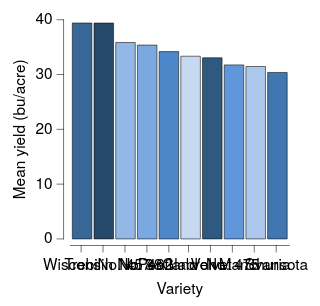

The Vega-Lite source for this figure:
### Vega-Lite specification from a JSON file in a GitHub repository (floating-point values rounded to 4 significant figures)
{"background": null, "config": {"arc": {"fill": "black", "fillOpacity": 1.0, "innerRadius": 25.0, "padAngle": 0.03, "stroke": "black", "strokeOpacity": 1, "strokeWidth": 0.25}, "area": {"fill": "black", "fillOpacity": 1.0, "stroke": "black", "strokeOpacity": 1, "strokeWidth": 0.25}, "axis": {"domain": true, "domainCap": "round", "domainColor": "black", "domainWidth": 0.25, "grid": false, "gridCap": "round", "gridColor": "#F1F1F1", "gridDash": [0, 0], "gridOpacity": 1.0, "gridWidth": 0.25, "labelColor": "black", "labelFont": "HelveticaNeue", "labelFontSize": 7, "labelFontStyle": "normal", "labelFontWeight": 400, "offset": 3, "ticks": true, "tickCap": "round", "tickColor": "black", "tickSize": 3, "tickWidth": 0.25, "titleColor": "black", "titleFont": "HelveticaNeue", "titleFontSize": 7, "titleFontStyle": "normal", "titleFontWeight": 400}, "axisX": {"domain": true, "labelAlign": "center", "labelAngle": 0, "labels": true, "ticks": true, "translate": 0}, "axisY": {"domain": true, "labelAlign": "right", "labelAngle": 0, "labels": true, "ticks": true, "translate": 0}, "axisRight": {"domain": true, "labelAlign": "left", "labelAngle": 0, "labels": true, "ticks": true, "translate": 0}, "axisTop": {"domain": true, "labelAlign": "center", "labelAngle": 0, "labels": true, "ticks": true, "translate": 0}, "bar": {"fill": "black", "fillOpacity": 1.0, "stroke": "black", "strokeOpacity": 1, "strokeWidth": 0.25}, "boxplot": {"size": 8.0, "ticks": {"cornerRadius": 0.25, "fill": "black", "size": 6.0, "thickness": 0.25}, "box": {"fillOpacity": 1.0, "stroke": "black", "strokeOpacity": 1, "strokeWidth": 0.25}, "median": {"fill": "white", "fillOpacity": 1.0, "size": 8.0, "stroke": "black", "strokeOpacity": 1, "strokeWidth": 0.25}, "rule": {"fill": "black", "fillOpacity": 1.0, "size": 10.0, "stroke": "black", "strokeDash": [0, 0], "strokeOpacity": 1, "strokeWidth": 0.25}, "outliers": {"color": "black", "fill": "black", "fillOpacity": 1.0, "size": 0, "stroke": "black", "strokeOpacity": 1, "strokeWidth": 0.25}}, "circle": {"fill": "white", "fillOpacity": 1.0, "size": 2.5, "stroke": "black", "strokeOpacity": 1, "strokeWidth": 0.25}, "errorband": {"band": {"fillOpacity": 0.6, "stroke": null, "strokeWidth": 0.25, "strokeOpacity": 1}, "borders": {"opacity": 0, "strokeOpacity": 0.25, "strokeWidth": 1}}, "errorbar": {"opacity": 1, "rule": {"strokeDash": [0, 0], "strokeWidth": 0.5}, "ticks": {"color": "black", "cornerRadius": 0.25, "opacity": 1, "size": 6.0, "thickness": 0.5}, "thickness": 0.5}, "font": "HelveticaNeue", "geoshape": {"fill": "black", "fillOpacity": 1.0, "stroke": "black", "strokeOpacity": 1, "strokeWidth": 0.25}, "header": {"labelColor": "black", "labelFont": "HelveticaNeue", "labelFontSize": 7, "labelFontStyle": "normal", "labelFontWeight": 400, "titleColor": "black", "titleFont": "HelveticaNeue", "titleFontSize": 7, "titleFontStyle": "normal", "titleFontWeight": 400, "titlePadding": 0}, "legend": {"disable": false, "offset": 3, "gradientLength": 50.0, "gradientThickness": 5.0, "gradientOpacity": 1.0, "gradientStrokeColor": "black", "gradientStrokeWidth": 0.25, "labelColor": "black", "labelFont": "HelveticaNeue", "labelFontSize": 7, "labelFontStyle": "normal", "labelFontWeight": 400, "strokeColor": "black", "strokeWidth": 0, "symbolSize": 42, "symbolStrokeColor": "black", "symbolStrokeWidth": 0.25, "titleColor": "black", "titleFont": "HelveticaNeue", "titleFontSize": 7, "titleFontStyle": "normal", "titleFontWeight": 400}, "line": {"color": "black", "stroke": "black", "strokeCap": "round", "strokeDash": [0, 0], "strokeOpacity": 1, "strokeWidth": 0.375}, "point": {"filled": true, "fill": "black", "fillOpacity": 1.0, "size": 5.0, "stroke": "black", "strokeOpacity": 1, "strokeWidth": 0.25}, "range": {"category": {"scheme": ["#DFE9F7", "#C6D9F1", "#ADC8EC", "#94B8E6", "#7AA8E0", "#6097DA", "#4D87CA", "#4177B1", "#386898", "#2F597F", "#264A69", "#1D3A58"]}, "diverging": {"scheme": ["#DFE9F7", "#C6D9F1", "#ADC8EC", "#94B8E6", "#7AA8E0", "#6097DA", "#4D87CA", "#4177B1", "#386898", "#2F597F", "#264A69", "#1D3A58"]}, "heatmap": {"scheme": ["#DFE9F7", "#C6D9F1", "#ADC8EC", "#94B8E6", "#7AA8E0", "#6097DA", "#4D87CA", "#4177B1", "#386898", "#2F597F", "#264A69", "#1D3A58"]}, "ordinal": {"scheme": ["#DFE9F7", "#C6D9F1", "#ADC8EC", "#94B8E6", "#7AA8E0", "#6097DA", "#4D87CA", "#4177B1", "#386898", "#2F597F", "#264A69", "#1D3A58"]}, "ramp": {"scheme": ["#DFE9F7", "#C6D9F1", "#ADC8EC", "#94B8E6", "#7AA8E0", "#6097DA", "#4D87CA", "#4177B1", "#386898", "#2F597F", "#264A69", "#1D3A58"]}}, "rule": {"color": "black", "stroke": "black", "strokeCap": "round", "strokeDash": [2, 2], "strokeOpacity": 1, "strokeWidth": 0.25}, "scale": {"bandPaddingInner": 0.1, "bandPaddingOuter": 0.1, "round": false}, "rect": {"fill": "black", "fillOpacity": 1.0, "stroke": "black", "strokeOpacity": 1, "strokeWidth": 0.25}, "square": {"fill": "black", "fillOpacity": 1.0, "size": 10.0, "stroke": "black", "strokeOpacity": 1, "strokeWidth": 0.25}, "text": {"color": "black", "font": "HelveticaNeue", "fontSize": 7, "fontStyle": "normal", "fontWeight": 400}, "title": {"anchor": "middle", "frame": "group", "color": "black", "font": "HelveticaNeue", "fontSize": 7, "fontStyle": "normal", "fontWeight": 400, "subtitleColor": "black", "subtitleFont": "HelveticaNeue", "subtitleFontSize": "HelveticaNeue", "subtitleFontStyle": "normal", "subtitleFontWeight": 400}, "view": {"continuousWidth": 100, "continuousHeight": 100, "discreteWidth": 100, "discreteHeight": 100, "fill": null, "stroke": null, "strokeWidth": 0.25}}, "data": {"name": "data-9cc0564cb5591205eeeca8d2429dd11b"}, "mark": {"type": "bar"}, "encoding": {"color": {"field": "variety", "legend": null, "type": "nominal"}, "x": {"field": "variety", "sort": "-y", "title": "Variety", "type": "nominal"}, "y": {"aggregate": "mean", "field": "yield", "title": "Mean yield (bu/acre)", "type": "quantitative"}}, "$schema": "https://vega.github.io/schema/vega-lite/v6.4.1.json", "datasets": {"data-9cc0564cb5591205eeeca8d2429dd11b": [{"yield": 27.0, "variety": "Manchuria", "year": 1931, "site": "University Farm"}, {"yield": 48.87, "variety": "Manchuria", "year": 1931, "site": "Waseca"}, {"yield": 27.43, "variety": "Manchuria", "year": 1931, "site": "Morris"}, {"yield": 39.93, "variety": "Manchuria", "year": 1931, "site": "Crookston"}, {"yield": 32.97, "variety": "Manchuria", "year": 1931, "site": "Grand Rapids"}, {"yield": 28.97, "variety": "Manchuria", "year": 1931, "site": "Duluth"}, {"yield": 43.07, "variety": "Glabron", "year": 1931, "site": "University Farm"}, {"yield": 55.2, "variety": "Glabron", "year": 1931, "site": "Waseca"}, {"yield": 28.77, "variety": "Glabron", "year": 1931, "site": "Morris"}, {"yield": 38.13, "variety": "Glabron", "year": 1931, "site": "Crookston"}, {"yield": 29.13, "variety": "Glabron", "year": 1931, "site": "Grand Rapids"}, {"yield": 29.67, "variety": "Glabron", "year": 1931, "site": "Duluth"}, {"yield": 35.13, "variety": "Svansota", "year": 1931, "site": "University Farm"}, {"yield": 47.33, "variety": "Svansota", "year": 1931, "site": "Waseca"}, {"yield": 25.77, "variety": "Svansota", "year": 1931, "site": "Morris"}, {"yield": 40.47, "variety": "Svansota", "year": 1931, "site": "Crookston"}, {"yield": 29.67, "variety": "Svansota", "year": 1931, "site": "Grand Rapids"}, {"yield": 25.7, "variety": "Svansota", "year": 1931, "site": "Duluth"}, {"yield": 39.9, "variety": "Velvet", "year": 1931, "site": "University Farm"}, {"yield": 50.23, "variety": "Velvet", "year": 1931, "site": "Waseca"}, {"yield": 26.13, "variety": "Velvet", "year": 1931, "site": "Morris"}, {"yield": 41.33, "variety": "Velvet", "year": 1931, "site": "Crookston"}, {"yield": 23.03, "variety": "Velvet", "year": 1931, "site": "Grand Rapids"}, {"yield": 26.3, "variety": "Velvet", "year": 1931, "site": "Duluth"}, {"yield": 36.57, "variety": "Trebi", "year": 1931, "site": "University Farm"}, {"yield": 63.83, "variety": "Trebi", "year": 1931, "site": "Waseca"}, {"yield": 43.77, "variety": "Trebi", "year": 1931, "site": "Morris"}, {"yield": 46.93, "variety": "Trebi", "year": 1931, "site": "Crookston"}, {"yield": 29.77, "variety": "Trebi", "year": 1931, "site": "Grand Rapids"}, {"yield": 33.93, "variety": "Trebi", "year": 1931, "site": "Duluth"}, {"yield": 43.27, "variety": "No. 457", "year": 1931, "site": "University Farm"}, {"yield": 58.1, "variety": "No. 457", "year": 1931, "site": "Waseca"}, {"yield": 28.7, "variety": "No. 457", "year": 1931, "site": "Morris"}, {"yield": 45.67, "variety": "No. 457", "year": 1931, "site": "Crookston"}, {"yield": 32.17, "variety": "No. 457", "year": 1931, "site": "Grand Rapids"}, {"yield": 33.6, "variety": "No. 457", "year": 1931, "site": "Duluth"}, {"yield": 36.6, "variety": "No. 462", "year": 1931, "site": "University Farm"}, {"yield": 65.77, "variety": "No. 462", "year": 1931, "site": "Waseca"}, {"yield": 30.37, "variety": "No. 462", "year": 1931, "site": "Morris"}, {"yield": 48.57, "variety": "No. 462", "year": 1931, "site": "Crookston"}, {"yield": 24.93, "variety": "No. 462", "year": 1931, "site": "Grand Rapids"}, {"yield": 28.1, "variety": "No. 462", "year": 1931, "site": "Duluth"}, {"yield": 32.77, "variety": "Peatland", "year": 1931, "site": "University Farm"}, {"yield": 48.57, "variety": "Peatland", "year": 1931, "site": "Waseca"}, {"yield": 29.87, "variety": "Peatland", "year": 1931, "site": "Morris"}, {"yield": 41.6, "variety": "Peatland", "year": 1931, "site": "Crookston"}, {"yield": 34.7, "variety": "Peatland", "year": 1931, "site": "Grand Rapids"}, {"yield": 32.0, "variety": "Peatland", "year": 1931, "site": "Duluth"}, {"yield": 24.67, "variety": "No. 475", "year": 1931, "site": "University Farm"}, {"yield": 46.77, "variety": "No. 475", "year": 1931, "site": "Waseca"}, {"yield": 22.6, "variety": "No. 475", "year": 1931, "site": "Morris"}, {"yield": 44.1, "variety": "No. 475", "year": 1931, "site": "Crookston"}, {"yield": 19.7, "variety": "No. 475", "year": 1931, "site": "Grand Rapids"}, {"yield": 33.07, "variety": "No. 475", "year": 1931, "site": "Duluth"}, {"yield": 39.3, "variety": "Wisconsin No. 38", "year": 1931, "site": "University Farm"}, {"yield": 58.8, "variety": "Wisconsin No. 38", "year": 1931, "site": "Waseca"}, {"yield": 29.47, "variety": "Wisconsin No. 38", "year": 1931, "site": "Morris"}, {"yield": 49.87, "variety": "Wisconsin No. 38", "year": 1931, "site": "Crookston"}, {"yield": 34.47, "variety": "Wisconsin No. 38", "year": 1931, "site": "Grand Rapids"}, {"yield": 31.6, "variety": "Wisconsin No. 38", "year": 1931, "site": "Duluth"}, {"yield": 26.9, "variety": "Manchuria", "year": 1932, "site": "University Farm"}, {"yield": 33.47, "variety": "Manchuria", "year": 1932, "site": "Waseca"}, {"yield": 34.37, "variety": "Manchuria", "year": 1932, "site": "Morris"}, {"yield": 32.97, "variety": "Manchuria", "year": 1932, "site": "Crookston"}, {"yield": 22.13, "variety": "Manchuria", "year": 1932, "site": "Grand Rapids"}, {"yield": 22.57, "variety": "Manchuria", "year": 1932, "site": "Duluth"}, {"yield": 36.8, "variety": "Glabron", "year": 1932, "site": "University Farm"}, {"yield": 37.73, "variety": "Glabron", "year": 1932, "site": "Waseca"}, {"yield": 35.13, "variety": "Glabron", "year": 1932, "site": "Morris"}, {"yield": 26.17, "variety": "Glabron", "year": 1932, "site": "Crookston"}, {"yield": 14.43, "variety": "Glabron", "year": 1932, "site": "Grand Rapids"}, {"yield": 25.87, "variety": "Glabron", "year": 1932, "site": "Duluth"}, {"yield": 27.43, "variety": "Svansota", "year": 1932, "site": "University Farm"}, {"yield": 38.5, "variety": "Svansota", "year": 1932, "site": "Waseca"}, {"yield": 35.03, "variety": "Svansota", "year": 1932, "site": "Morris"}, {"yield": 20.63, "variety": "Svansota", "year": 1932, "site": "Crookston"}, {"yield": 16.63, "variety": "Svansota", "year": 1932, "site": "Grand Rapids"}, {"yield": 22.23, "variety": "Svansota", "year": 1932, "site": "Duluth"}, {"yield": 26.8, "variety": "Velvet", "year": 1932, "site": "University Farm"}, {"yield": 37.4, "variety": "Velvet", "year": 1932, "site": "Waseca"}, {"yield": 38.83, "variety": "Velvet", "year": 1932, "site": "Morris"}, {"yield": 32.07, "variety": "Velvet", "year": 1932, "site": "Crookston"}, {"yield": 32.23, "variety": "Velvet", "year": 1932, "site": "Grand Rapids"}, {"yield": 22.47, "variety": "Velvet", "year": 1932, "site": "Duluth"}, {"yield": 29.07, "variety": "Trebi", "year": 1932, "site": "University Farm"}, {"yield": 49.23, "variety": "Trebi", "year": 1932, "site": "Waseca"}, {"yield": 46.63, "variety": "Trebi", "year": 1932, "site": "Morris"}, {"yield": 41.83, "variety": "Trebi", "year": 1932, "site": "Crookston"}, {"yield": 20.63, "variety": "Trebi", "year": 1932, "site": "Grand Rapids"}, {"yield": 30.6, "variety": "Trebi", "year": 1932, "site": "Duluth"}, {"yield": 26.43, "variety": "No. 457", "year": 1932, "site": "University Farm"}, {"yield": 42.2, "variety": "No. 457", "year": 1932, "site": "Waseca"}, {"yield": 43.53, "variety": "No. 457", "year": 1932, "site": "Morris"}, {"yield": 34.33, "variety": "No. 457", "year": 1932, "site": "Crookston"}, {"yield": 19.47, "variety": "No. 457", "year": 1932, "site": "Grand Rapids"}, {"yield": 22.7, "variety": "No. 457", "year": 1932, "site": "Duluth"}, {"yield": 25.57, "variety": "No. 462", "year": 1932, "site": "University Farm"}, {"yield": 44.7, "variety": "No. 462", "year": 1932, "site": "Waseca"}, {"yield": 47.0, "variety": "No. 462", "year": 1932, "site": "Morris"}, {"yield": 30.53, "variety": "No. 462", "year": 1932, "site": "Crookston"}, {"yield": 19.9, "variety": "No. 462", "year": 1932, "site": "Grand Rapids"}, {"yield": 22.5, "variety": "No. 462", "year": 1932, "site": "Duluth"}, {"yield": 28.07, "variety": "Peatland", "year": 1932, "site": "University Farm"}, {"yield": 36.03, "variety": "Peatland", "year": 1932, "site": "Waseca"}, {"yield": 43.2, "variety": "Peatland", "year": 1932, "site": "Morris"}, {"yield": 25.23, "variety": "Peatland", "year": 1932, "site": "Crookston"}, {"yield": 26.77, "variety": "Peatland", "year": 1932, "site": "Grand Rapids"}, {"yield": 31.37, "variety": "Peatland", "year": 1932, "site": "Duluth"}, {"yield": 30.0, "variety": "No. 475", "year": 1932, "site": "University Farm"}, {"yield": 41.27, "variety": "No. 475", "year": 1932, "site": "Waseca"}, {"yield": 44.23, "variety": "No. 475", "year": 1932, "site": "Morris"}, {"yield": 32.13, "variety": "No. 475", "year": 1932, "site": "Crookston"}, {"yield": 15.23, "variety": "No. 475", "year": 1932, "site": "Grand Rapids"}, {"yield": 27.37, "variety": "No. 475", "year": 1932, "site": "Duluth"}, {"yield": 38.0, "variety": "Wisconsin No. 38", "year": 1932, "site": "University Farm"}, {"yield": 58.17, "variety": "Wisconsin No. 38", "year": 1932, "site": "Waseca"}, {"yield": 47.17, "variety": "Wisconsin No. 38", "year": 1932, "site": "Morris"}, {"yield": 35.9, "variety": "Wisconsin No. 38", "year": 1932, "site": "Crookston"}, {"yield": 20.67, "variety": "Wisconsin No. 38", "year": 1932, "site": "Grand Rapids"}, {"yield": 29.33, "variety": "Wisconsin No. 38", "year": 1932, "site": "Duluth"}]}}
